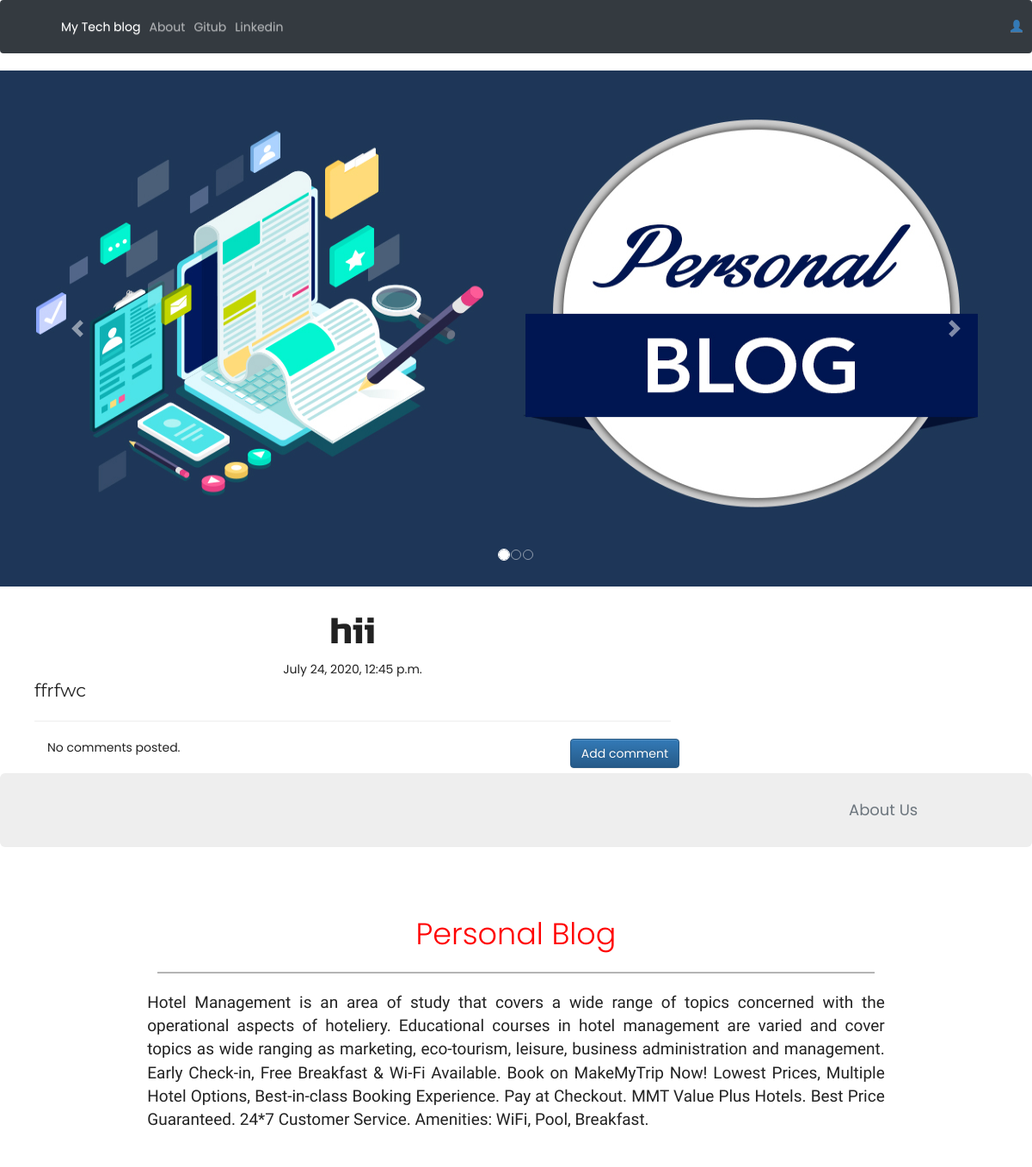
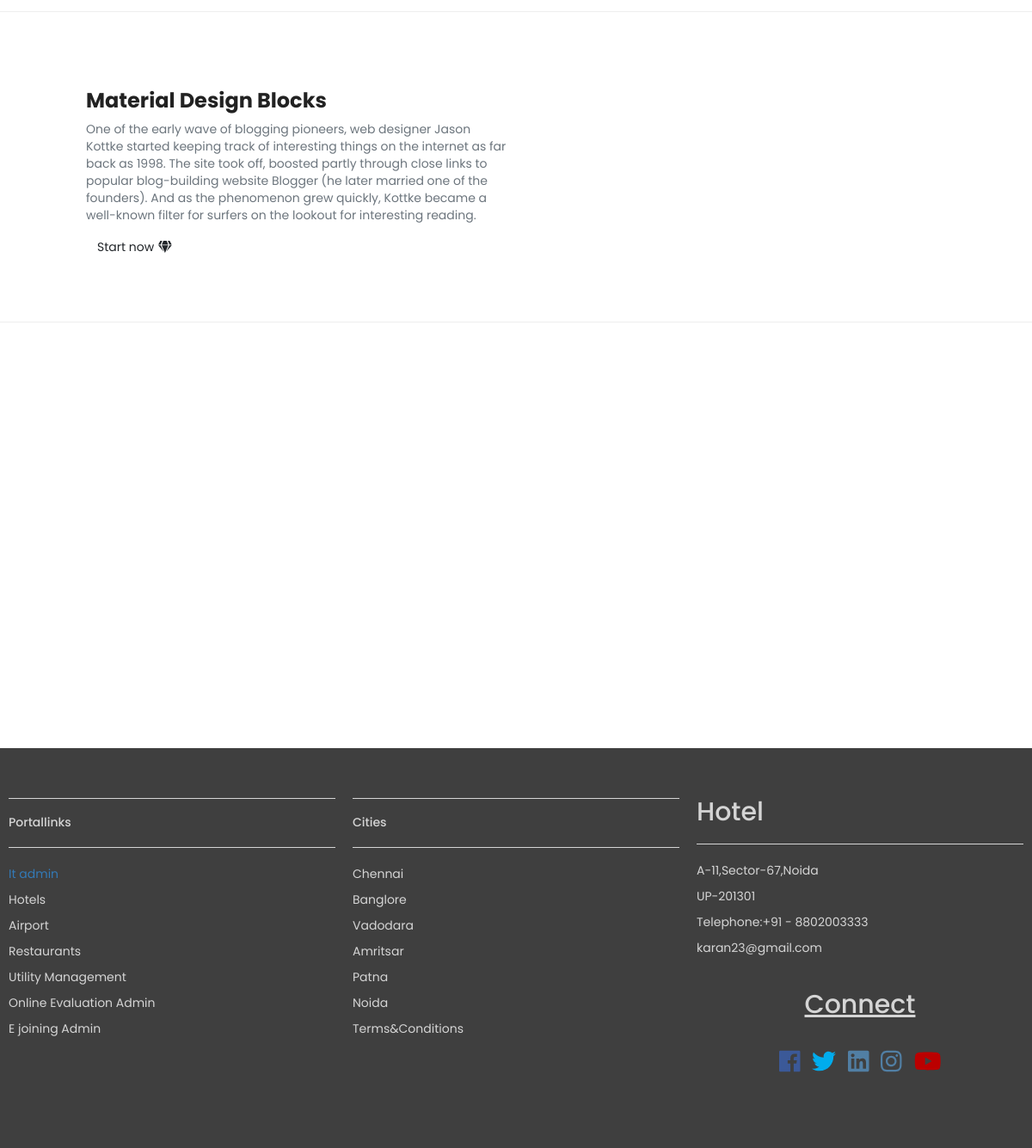
The app's page /post/4 with its own data (2 pictures, top to bottom).
### blog/models.py (models this page shows, shortened)
class Post(models.Model):
    author = models.ForeignKey('auth.User', on_delete=models.CASCADE,)
    title = models.CharField(max_length=200)
    text = models.TextField()
    created_date = models.DateTimeField(default=timezone.now)
    published_date = models.DateTimeField(blank=True,null=True)

### blog/views.py (the view)
# urls.py: re_path(r'^post/(?P<pk>\d+)$',views.PostDetailView.as_view(),name='post_detail'),
class PostDetailView(DetailView):
    model = Post

### blog/templates/blog/post_detail.html (shortened to what this page needs)
{% extends 'blog/base.html' %}
{% block content %}
        <h1 class='posttitle loader'>{{ post.title }}</h1>
        {% if post.published_date %}
            <div class="date postdate">
                {{ post.published_date }}
            </div>
        {% else %}
            <a class="btn btn-default" href="{% url 'post_publish' pk=post.pk %}">Publish</a>
        {% endif %}
      <p class='postcontent' >{{ post.text|safe|linebreaksbr }}</p>
  <hr>
  <a class="btn btn-primary btn-comment" href="{% url 'add_comment_to_post' pk=post.pk %}">Add comment</a>
  <div class="container">
  {% for comment in post.comments.all %}
  <br>
      {% if user.is_authenticated or comment.approved_comment %}
              {{ comment.created_date }}
              {% if not comment.approved_comment %}
                  <a class="btn btn-default" href="{% url 'comment_remove' pk=comment.pk %}"><span class="glyphicon glyphicon-remove"></span></a>
                  <a class="btn btn-default" href="{% url 'comment_approve' pk=comment.pk %}"><span class="glyphicon glyphicon-ok"></span></a>
              {% endif %}
          <p>{{ comment.text|safe|linebreaks }}</p>
          <p>Posted by: <strong>{{ comment.author }}</strong></p>
      {% endif %}
  {% empty %}
      <p>No comments posted.</p>
  {% endfor %}
</div>
{% endblock %}

### blog/static/css/blog.css (style rules this page uses)
.postdate { text-align: center; }
.posttitle { font-family: 'Russo One', sans-serif; font-size: 3em; text-align: center; }
.postcontent { font-family: 'Montserrat'; font-size: 1.5em; }
.btn-comment { position: absolute; right: 0px; }
.loader { filter:hue-rotate(0deg); color: linear-gradient(45deg,#0f8,#08f); animation:hue 5000ms infinite linear; }

### blog/static/css/style.css (style rules this page uses)
html,body { height:100%; width:100%; font-family: 'Poppins', sans-serif; color:#222; }

### records on screen
Post: title "hii", published_date "July 24, 2020, 12:45 p.m.", text "ffrfwc"
